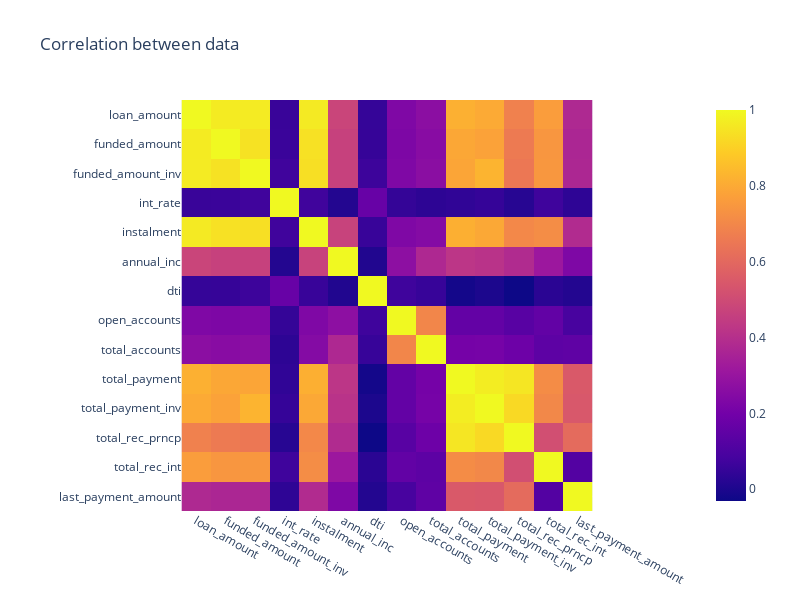

The cell this chart's notebook holds for it:
### Markdown cell above
## Task 6 dropping overly corelated columns
In this section the correlation between the columns are inspected to imporve the accuracy and interpretability of models built on the data.

### Code cell
outlier_columns = ['loan_amount', 'funded_amount', 'funded_amount_inv', 'int_rate', 'instalment', 'annual_inc', 'dti', 'open_accounts', 'total_accounts', 'total_payment', 'total_payment_inv', 'total_rec_prncp', 'total_rec_int', 'last_payment_amount']
data_copy_num = data_copy[outlier_columns]
px.imshow(data_copy_num.corr(), title='Correlation between data', width = 800 , height = 600)

### Figure 1 — Plotly figure (JSON) as saved in the notebook; plotly's stock layout.template omitted (floating-point values rounded to 4 significant figures; data arrays with more than 128 entries replaced by an {"elided": "..."} marker saying what was removed)
{"data": [{"coloraxis": "coloraxis", "hovertemplate": "x: %{x}<br>y: %{y}<br>color: %{z}<extra></extra>", "name": "0", "type": "heatmap", "x": ["loan_amount", "funded_amount", "funded_amount_inv", "int_rate", "instalment", "annual_inc", "dti", "open_accounts", "total_accounts", "total_payment", "total_payment_inv", "total_rec_prncp", "total_rec_int", "last_payment_amount"], "xaxis": "x", "y": ["loan_amount", "funded_amount", "funded_amount_inv", "int_rate", "instalment", "annual_inc", "dti", "open_accounts", "total_accounts", "total_payment", "total_payment_inv", "total_rec_prncp", "total_rec_int", "last_payment_amount"], "yaxis": "y", "z": {"elided": "14x14 float values"}}], "layout": {"coloraxis": {"colorscale": [[0, "#0d0887"], [0.1111, "#46039f"], [0.2222, "#7201a8"], [0.3333, "#9c179e"], [0.4444, "#bd3786"], [0.5556, "#d8576b"], [0.6667, "#ed7953"], [0.7778, "#fb9f3a"], [0.8889, "#fdca26"], [1, "#f0f921"]]}, "height": 600, "title": {"text": "Correlation between data"}, "width": 800, "xaxis": {"anchor": "y", "constrain": "domain", "domain": [0, 1], "scaleanchor": "y"}, "yaxis": {"anchor": "x", "autorange": "reversed", "constrain": "domain", "domain": [0, 1]}}}
